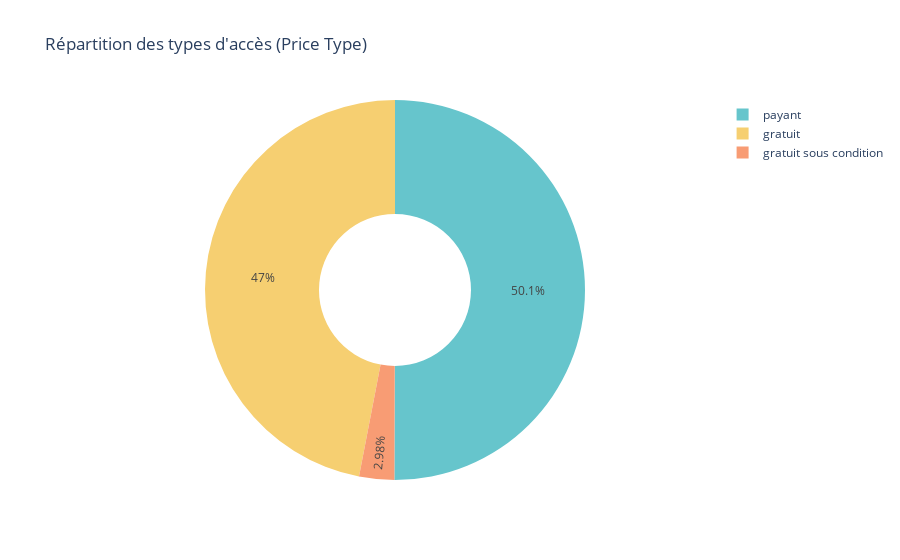

Write notebook code for a chart like this one.
### Markdown cell above
### 4.3 Analyse des Prix et Catégories
Quelle proportion d'événements est gratuite ?

### Code cell
# Pie chart for Price Type
fig = px.pie(df_clean, names='price_type', title="Répartition des types d'accès (Price Type)",
             hole=0.4, color_discrete_sequence=px.colors.qualitative.Pastel)
fig.show()

### Figure 1 — Plotly figure (JSON) as saved in the notebook; plotly's stock layout.template omitted (floating-point values rounded to 4 significant figures; data arrays with more than 128 entries replaced by an {"elided": "..."} marker saying what was removed)
{"data": [{"domain": {"x": [0, 1], "y": [0, 1]}, "hole": 0.4, "hovertemplate": "price_type=%{label}<extra></extra>", "labels": {"elided": "2883 str values"}, "legendgroup": "", "name": "", "showlegend": true, "type": "pie"}], "layout": {"legend": {"tracegroupgap": 0}, "piecolorway": ["rgb(102, 197, 204)", "rgb(246, 207, 113)", "rgb(248, 156, 116)", "rgb(220, 176, 242)", "rgb(135, 197, 95)", "rgb(158, 185, 243)", "rgb(254, 136, 177)", "rgb(201, 219, 116)", "rgb(139, 224, 164)", "rgb(180, 151, 231)", "rgb(179, 179, 179)"], "title": {"text": "Répartition des types d'accès (Price Type)"}}}
